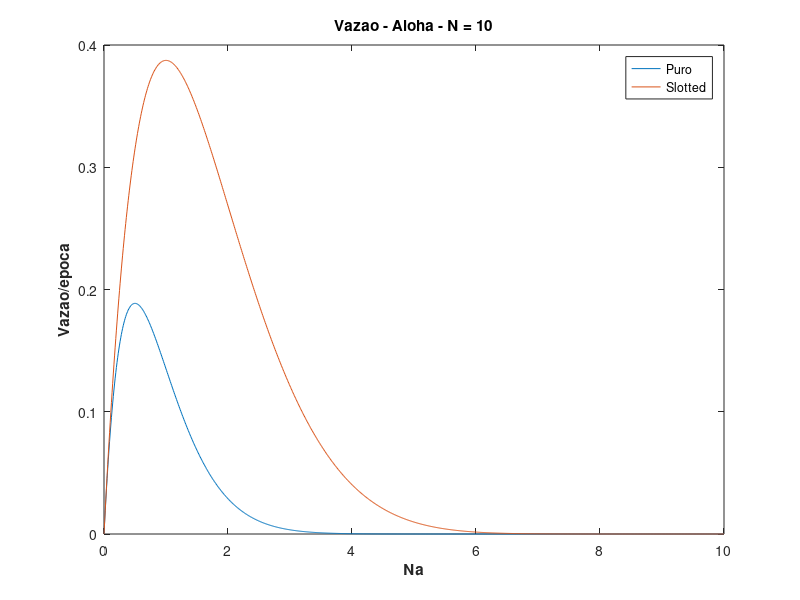

Here is the MATLAB script that generated this plot:
% 13/09/2019 - Cadeias de markov 

clc; clear all; close all;

%% Aloha puro

N = 10;
a = 0.2;

uk = zeros(1,2);

for k = 1:length(uk)
    uk(k) = nchoosek(N,k-1) * (a^(k-1)) * ((1-a)^(N-(k-1)));
end

P_puro = [uk(1) 1-uk(1)-uk(2) uk(2); 
          uk(1) 1-uk(1) 0; 
          uk(1) 1-uk(1) 0];

Vazao_puro = N*a*((1-a)^(2*N-1));
Rb = 10e6;
T = 1/Rb;
Vazao_s_puro = Vazao_puro/T;
Vmax_puro = ((1-(1/(2*N)))^(2*N-1))/2;

a = 0:0.001:1;
Vazao_puro_vetor = N.*a.*((1-a).^(2*N-1));
figure(1)
plot(N.*a, Vazao_puro_vetor); hold on


%% Sloted


N = 10;
a = 0.2;

uk = zeros(1,2);

for k = 1:length(uk)
    uk(k) = nchoosek(N,k-1) * (a^(k-1)) * ((1-a)^(N-(k-1)));
end

P_slotted = [uk(1) 1-uk(1)-uk(2) uk(2); 
             uk(1) 1-uk(1)-uk(2) uk(2); 
             uk(1) 1-uk(1)-uk(2) uk(2)];

Vazao_slotted = N*a*(1-a)^(N-1);
aaaa = uk(1)*uk(2) + uk(2)*uk(2) + uk(2) * (1-uk(1)-uk(2));
Rb = 10e6;
T = 1/Rb;
Vazao_s_slotted = Vazao_slotted/T;
Vmax_slotted = (1-(1/N))^(N-1);  % a0 = 1/N

a = 0:0.001:1;
Vazao_slotted_vetor = N.*a.*(1-a).^(N-1);


figure(1)
plot(N.*a, Vazao_slotted_vetor);
title('Vazao - Aloha - N = 10');
xlabel('Na', 'FontWeight', 'bold');
ylabel('Vazao/epoca', 'FontWeight', 'bold');
legend('Puro', 'Slotted');
